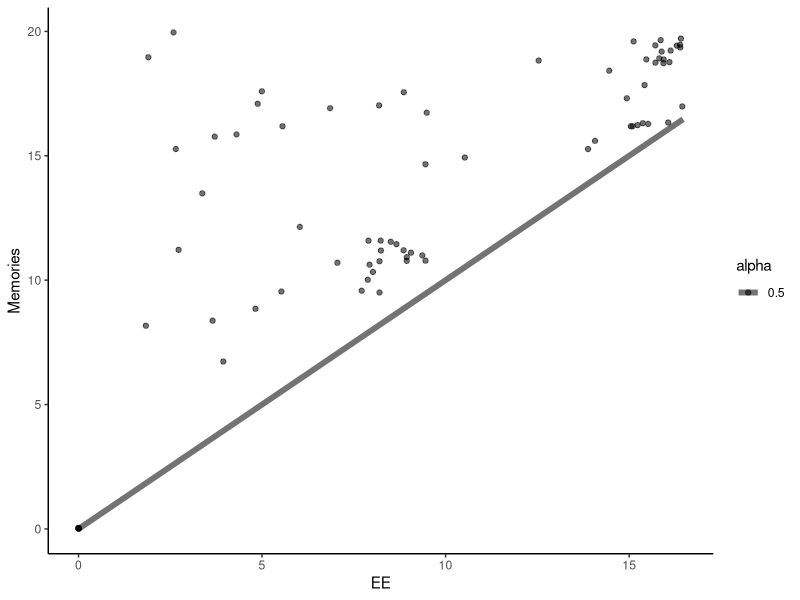
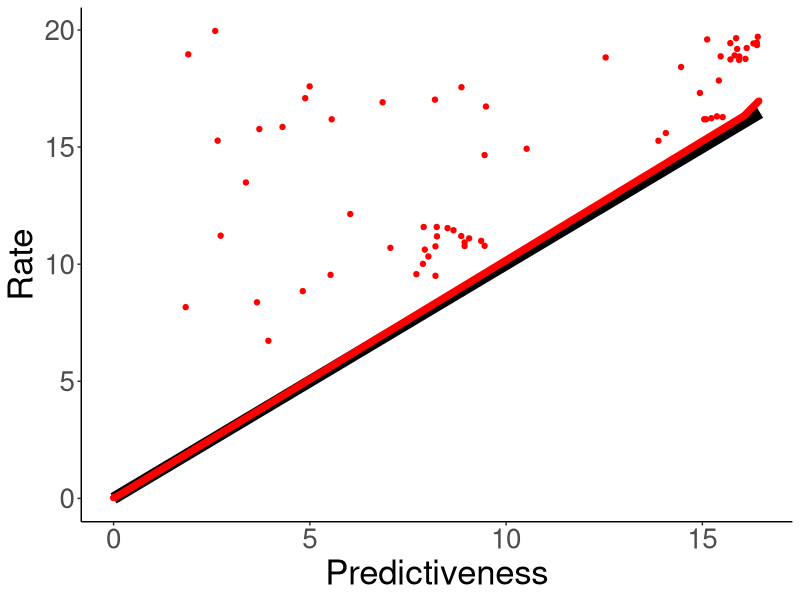

These figures' R source, in order:
library(tidyr)
library(dplyr)
library(ggplot2)




data = read.csv("../../results/results-en-upos-neuralflow.tsv", sep="\t")
data$Horizon = 15
data = data %>% filter(EE <= Memories)
dataU = data %>% filter(Language == "repeat") %>% filter(Memories < 20)

plot = ggplot(dataU, aes(x=EE, y=Memories, alpha=0.5)) + geom_point()+ theme_classic() + geom_line(data=data.frame(x=c(0, 16.47), y = c(0, 16.47)), aes(x=x , y=y), size=2)
ggsave("../figures/repeat3-info.pdf", plot=plot)


dataU = dataU[order(dataU$EE),]
ees = dataU$EE
memories = dataU$Memories

findFrontier = function(ees, memories) {
   xs = c(0)
   ys = c(0)
   slopes = c(0)
   for(i in (1:length(ees))) {
     x = ees[i]
     if(x < 0) {
   	  next
     }
     y = memories[i]
     
     while(TRUE) {
       lastX = xs[1]
       lastY = ys[1]
   
       slope = (y-lastY)/(x-lastX)
       cat(slope," ", y, lastY, x, lastX,  "..\n", sep=" ")
       if(slope >= slopes[1]) {
   	    xs = c(x, xs)
   	    ys = c(y, ys)
   	    slopes = c(slope, slopes)
   	    break
       } else {
   	    xs = xs[(2:length(xs))]
   	    ys = ys[(2:length(ys))]
   	    slopes = slopes[(2:length(slopes))]
       }
     }
   }
   return(data.frame(EE=xs, Memories=ys))
}


plot = ggplot(data=data, aes(x=EE, y=Memories)) 
plot = plot + theme_classic() 
plot = plot + geom_line(data=data.frame(x=c(0, 16.47), y = c(0, 16.47)), aes(x=x , y=y), size=4)
plot = plot + theme(legend.position="none")  
plot = plot + geom_point(data=dataU, aes(x=EE, y=Memories), colour="red") 
plot = plot + geom_line(data=findFrontier(dataU$EE, dataU$Memories),aes(x=EE, y=Memories), colour="red", size=2.5)
plot = plot +    theme(    axis.text.x = element_text(size=20),
		           axis.text.y = element_text(size=20),
			   axis.title.x = element_text(size=25),
			   axis.title.y = element_text(size=25))
plot = plot + xlab("Predictiveness")
plot = plot + ylab("Rate")
ggsave("../figures/repeat3-info.pdf", plot=plot)







